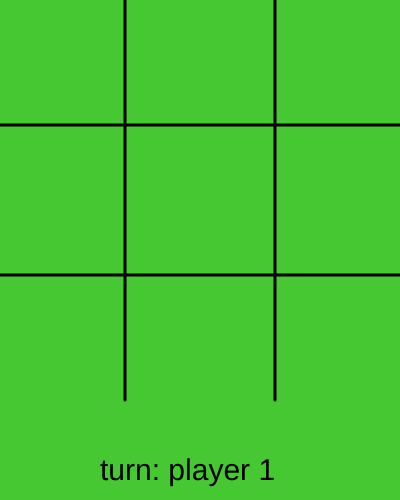
Frame 1 (no input)
Frame 60 (no input): identical to frame 1, image omitted
Frame 120 (the mouse pressed at the canvas centre since frame 60): identical to frame 1, image omitted

The p5.js sketch that drew this single still picture (run headless with seeded random() and noise() and a simulated clock; from frame 60 on, the mouse is pressed at the canvas centre):

// p5.js sketch
// ── sketch.js
let playerturn = 1
let cell1 = 0
let cell2 = 0
let cell3 = 0
let cell4 = 0
let cell5 = 0
let cell6 = 0
let cell7 = 0
let cell8 = 0
let cell9 = 0
let playerwin = 0
let reset = 0

function setup() 
{
  createCanvas(400, 500);
}

function draw() 
{
  background(70, 200, 50);
  fill (0)
  strokeWeight (0)
  textSize (30)
  stroke (0)
  strokeWeight (3)
  //the black lines
  line (125, 0, 125, 400)
  line (275, 0, 275, 400)
  line (0, 125, 400, 125)
  line (0, 275, 400, 275)

  //if cell1 is 1 make an X
  if (cell1 == 1)
  {
    fill (255)
    strokeWeight (10)
    stroke("blue")
    line (10, 10, 110, 110)
    line (110, 10, 10, 110)
  }
  //if cell1 is 2 make an circle
  if (cell1 == 2)
  {
    stroke ("red")
    strokeWeight (10)
    fill (70, 200, 50)
    circle (60, 60, 100)
  }
  //if cell2 is 1 make an X
  if (cell2 == 1)
  {
    fill (255)
    strokeWeight (10)
    stroke("blue")
    line (150, 10, 250, 110)
    line (250, 10, 150, 110)
  }
  //if cell2 is 2 make an circle  
  if (cell2 == 2)
  {
    stroke ("red")
    fill (70, 200, 50)
    strokeWeight (10)
    circle (200, 60, 100)
  }
  //if cell3 is 1 make an X
  if (cell3 == 1)
  {
    fill (255)
    strokeWeight (10)
    stroke("blue")
    line (290, 10, 390, 110)
    line (390, 10, 290, 110)
  }
   //if cell3 is 2 make an circle   
  if (cell3 == 2)
  {
    stroke ("red")
    fill (70, 200, 50)
    strokeWeight (10)
    circle (340, 60, 100)
  }
  //if cell4 is 1 make an X
  if (cell4 == 1)
  {
    fill (255)
    strokeWeight (10)
    stroke("blue")
    line (10, 140, 110, 250)
    line (10, 250, 110, 140)
  }
  //if cell4 is 2 make an circle
  if (cell4 == 2)
  {
    stroke ("red")
    fill (70, 200, 50)
    strokeWeight (10)
    circle (60, 200, 100)
  }
   //if cell5 is 1 make an X 
  if (cell5 == 1)
  {
    fill (255)
    strokeWeight (10)
    stroke("blue")
    line (150, 140, 250, 250)
    line (150, 250, 250, 140)
  }
  //if cell5 is 2 make an circle 
  if (cell5 == 2)
  {
    stroke ("red")
    fill (70, 200, 50)
    strokeWeight (10)
    circle (200, 200, 100)
  }
  //if cell6 is 1 make an X  
  if (cell6 == 1)
  {
    fill (255)
    strokeWeight (10)
    stroke("blue")
    line (290, 140, 390, 250)
    line (290, 250, 390, 140)
  }
  //if cell6 is 2 make an circle 
  if (cell6 == 2)
  {
    stroke ("red")
    fill (70, 200, 50)
    strokeWeight (10)
    circle (340, 200, 100)
  }
  //if cell7 is 1 make an X  
  if (cell7 == 1)
  {
    fill (255)
    strokeWeight (10)
    stroke("blue")
    line (20, 290, 100, 380)
    line (20, 380, 100, 290)
  }
  //if cell7 is 1 make an circle  
  if (cell7 == 2)
  {
    stroke ("red")
    fill (70, 200, 50)
    strokeWeight (10)
    circle (60, 345, 100)
  }
  //if cell8 is 1 make an X    
  if (cell8 == 1)
  {
    fill (255)
    strokeWeight (10)
    stroke("blue")
    line (245, 290, 155, 380)
    line (245, 380, 155, 290)
  }
  //if cell8 is 2 make an circle    
  if (cell8 == 2)
  {
    stroke ("red")
    fill (70, 200, 50)
    strokeWeight (10)
    circle (200, 345, 100)
  }
  //if cell9 is 1 make an X  
  if (cell9 == 1)
  {
    fill (255)
    strokeWeight (10)
    stroke("blue")
    line (380, 290, 300, 380)
    line (380, 380, 300, 290)
  }
  //if cell9 is 2 make an circle   
  if (cell9 == 2)
  {
    stroke ("red")
    fill (70, 200, 50)
    strokeWeight (10)
    circle (340, 345, 100)
  }
  //if playerwin is 1 start the timer and make a text player 1 wins
  if (playerwin == 1)
  { 
    fill ("blue")
    strokeWeight (2)
    textSize (30)
    stroke ("lightblue")
    text ("Player 1 wins!", 100, 480)
    reset = reset + 1
  }
  //if playerwin is 0 make a text saying whos turn it is
  if(playerwin == 0)
  {
    fill (0)
    strokeWeight (0)
    textSize (30)
    stroke (0)
    text ("turn: player " + playerturn, 100, 480)
    }

  //if playerturn is 2 start the timer and make a text player 2 wins
  if (playerwin == 2)
  {
    fill ("red")
    strokeWeight (2)
    textSize (30)
    stroke ("lightred")
    text ("Player 2 wins!", 100, 480)
    reset = reset + 1
  } 
  //if the timer is above 200 reset the cells and reset the timer and make it player 1's turn
  if (reset > 200)
  {
    reset = reset
    reset = 0
    cell1 = 0
    cell2 = 0
    cell3 = 0
    cell4 = 0
    cell5 = 0
    cell6 = 0
    cell7 = 0
    cell8 = 0
    cell9 = 0
    playerwin = 0
    playerturn = 1
  }
}

function mouseClicked ()
{
  //cell 1
  if (mouseX > 0 && mouseX < 123 && mouseY > 0 && mouseY < 123 && cell1 == 0)
  {
    cell1 = playerturn
    changePlayer();
  }
  //cell 2
  if (mouseX > 125 && mouseX < 275 && mouseY > 0 && mouseY < 123 && cell2 == 0)
  {
    cell2 = playerturn
    changePlayer();
  }
    
  //cell 3
  if (mouseX > 275 && mouseX < 400 && mouseY > 0 && mouseY < 123 && cell3 == 0)
  {
    cell3 = playerturn
    changePlayer();
  }

  //cell 4
  if (mouseX > 0 && mouseX < 123 && mouseY > 123 && mouseY < 275 && cell4 == 0)
  {
    cell4 = playerturn
    changePlayer();
  }

  //cell 5
  if (mouseX > 123 && mouseX < 275 && mouseY > 123 && mouseY < 275 && cell5 == 0)
  {
    cell5 = playerturn
    changePlayer();
  }
  //cell 6
  if (mouseX > 275 && mouseX < 400 && mouseY > 123 && mouseY < 275 && cell6 == 0)
  {
    cell6 = playerturn
    changePlayer();
  }
  //cell 7
  if (mouseX > 0 && mouseX < 123 && mouseY > 275 && mouseY < 400 && cell7 == 0)
  {
    cell7 = playerturn
    changePlayer();
  }
  
  //cell 8
  if (mouseX > 123 && mouseX < 275 && mouseY > 275 && mouseY < 400 && cell8 == 0)
  {
    cell8 = playerturn
    changePlayer();
  }

  //cell 9
  if (mouseX > 275 && mouseX < 400 && mouseY > 275 && mouseY < 400 && cell9 == 0)
  {
    cell9 = playerturn
    changePlayer();
  }
  //bovenste rij win 1
  if (cell1 == 1 && cell2 == 1 && cell3 == 1)
  {
    playerwin = 1 
  }
  //bovenste rij win 2
  if (cell1 == 2 && cell2 == 2 && cell3 == 2)
  {
    playerwin = 2 
  }
  //middelste rij win 1
  if (cell4 == 1 && cell5 == 1 && cell6 == 1)
  {
    playerwin = 1
  }
  //middelste rij win 2
  if (cell4 == 2 && cell5 == 2 && cell6 == 2)
  {
    playerwin = 2
  }
  //onderste rij win 1
  if (cell7 == 1 && cell8 == 1 && cell9 == 1)
  {
    playerwin = 1
  }
  //onderste rij win 2
  if (cell7 == 2 && cell8 == 2 && cell9 == 2)
  {
    playerwin = 2
  }
  //boven naar onder links win 1
  if (cell1 == 1 && cell4 == 1 && cell7 == 1)
  {
    playerwin = 1
  }
  //boven naar onder links win 2
  if (cell1 == 2 && cell4 == 2 && cell7 == 2)
  {
    playerwin = 2
  }
  //boven naar onder midden win 1
  if (cell2 == 1 && cell5 == 1 && cell8 == 1)
  {
      playerwin = 1
  }
  //boven naar onder midden win 2
  if (cell2 == 2 && cell5 == 2 && cell8 == 2)
  {
    playerwin = 2
  }
  //boven naar onder rechts win 1
  if (cell3 == 1 && cell6 == 1 && cell9 == 1)
  {
    playerwin = 1
  }
  //boven naar onder rechts win 2
  if (cell3 == 2 && cell6 == 2 && cell9 == 2)
  {
    playerwin = 2
  }
  //right top to left bottom win 1
  if (cell3 == 1 && cell5 == 1 && cell7 == 1)
  {
    playerwin = 1
  }
  //right top to left bottom win 2
  if (cell3 == 2 && cell5 == 2 && cell7 == 2)
  {
    playerwin = 2
  }
  //left top to right bottom win 1
  if (cell1 == 1 && cell5 == 1 && cell9 == 1)
  {
    playerwin = 1
  }
  //right top to right bottom win 2
  if (cell1 == 2 && cell5 == 2 && cell9 == 2)
  {
    playerwin = 2
  }
}
function changePlayer()
{
  //when this activates make playerturn +1
  playerturn = playerturn + 1

  if (playerturn > 2)
  {
    playerturn = 1
  }
}
